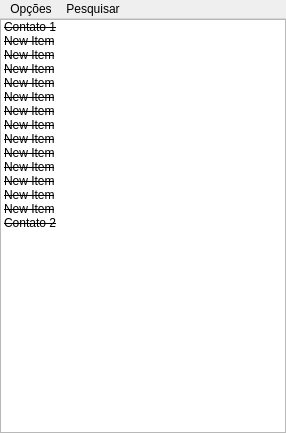
<?xml version="1.0" encoding="UTF-8"?>
<ui version="4.0">
 <class>Contatos</class>
 <widget class="QMainWindow" name="Contatos">
  <property name="windowModality">
   <enum>Qt::WindowModal</enum>
  </property>
  <property name="geometry">
   <rect>
    <x>0</x>
    <y>0</y>
    <width>286</width>
    <height>433</height>
   </rect>
  </property>
  <property name="windowTitle">
   <string>Contatos</string>
  </property>
  <widget class="QWidget" name="centralwidget">
   <layout class="QGridLayout" name="gridLayout">
    <property name="sizeConstraint">
     <enum>QLayout::SetMaximumSize</enum>
    </property>
    <property name="leftMargin">
     <number>0</number>
    </property>
    <property name="topMargin">
     <number>0</number>
    </property>
    <property name="rightMargin">
     <number>0</number>
    </property>
    <property name="bottomMargin">
     <number>0</number>
    </property>
    <item row="0" column="0">
     <widget class="QListWidget" name="listContatos">
      <property name="sizePolicy">
       <sizepolicy hsizetype="Expanding" vsizetype="Expanding">
        <horstretch>1</horstretch>
        <verstretch>1</verstretch>
       </sizepolicy>
      </property>
      <property name="contextMenuPolicy">
       <enum>Qt::CustomContextMenu</enum>
      </property>
      <property name="verticalScrollBarPolicy">
       <enum>Qt::ScrollBarAsNeeded</enum>
      </property>
      <property name="autoScroll">
       <bool>false</bool>
      </property>
      <property name="showDropIndicator" stdset="0">
       <bool>false</bool>
      </property>
      <property name="selectionBehavior">
       <enum>QAbstractItemView::SelectRows</enum>
      </property>
      <property name="verticalScrollMode">
       <enum>QAbstractItemView::ScrollPerPixel</enum>
      </property>
      <property name="resizeMode">
       <enum>QListView::Adjust</enum>
      </property>
      <property name="viewMode">
       <enum>QListView::ListMode</enum>
      </property>
      <property name="uniformItemSizes">
       <bool>true</bool>
      </property>
      <item>
       <property name="text">
        <string>Contato 1</string>
       </property>
       <property name="font">
        <font>
         <strikeout>true</strikeout>
        </font>
       </property>
      </item>
      <item>
       <property name="text">
        <string>New Item</string>
       </property>
       <property name="font">
        <font>
         <strikeout>true</strikeout>
        </font>
       </property>
      </item>
      <item>
       <property name="text">
        <string>New Item</string>
       </property>
       <property name="font">
        <font>
         <strikeout>true</strikeout>
        </font>
       </property>
      </item>
      <item>
       <property name="text">
        <string>New Item</string>
       </property>
       <property name="font">
        <font>
         <strikeout>true</strikeout>
        </font>
       </property>
      </item>
      <item>
       <property name="text">
        <string>New Item</string>
       </property>
       <property name="font">
        <font>
         <strikeout>true</strikeout>
        </font>
       </property>
      </item>
      <item>
       <property name="text">
        <string>New Item</string>
       </property>
       <property name="font">
        <font>
         <strikeout>true</strikeout>
        </font>
       </property>
      </item>
      <item>
       <property name="text">
        <string>New Item</string>
       </property>
       <property name="font">
        <font>
         <strikeout>true</strikeout>
        </font>
       </property>
      </item>
      <item>
       <property name="text">
        <string>New Item</string>
       </property>
       <property name="font">
        <font>
         <strikeout>true</strikeout>
        </font>
       </property>
      </item>
      <item>
       <property name="text">
        <string>New Item</string>
       </property>
       <property name="font">
        <font>
         <strikeout>true</strikeout>
        </font>
       </property>
      </item>
      <item>
       <property name="text">
        <string>New Item</string>
       </property>
       <property name="font">
        <font>
         <strikeout>true</strikeout>
        </font>
       </property>
      </item>
      <item>
       <property name="text">
        <string>New Item</string>
       </property>
       <property name="font">
        <font>
         <strikeout>true</strikeout>
        </font>
       </property>
      </item>
      <item>
       <property name="text">
        <string>New Item</string>
       </property>
       <property name="font">
        <font>
         <strikeout>true</strikeout>
        </font>
       </property>
      </item>
      <item>
       <property name="text">
        <string>New Item</string>
       </property>
       <property name="font">
        <font>
         <strikeout>true</strikeout>
        </font>
       </property>
      </item>
      <item>
       <property name="text">
        <string>New Item</string>
       </property>
       <property name="font">
        <font>
         <strikeout>true</strikeout>
        </font>
       </property>
      </item>
      <item>
       <property name="text">
        <string>Contato 2</string>
       </property>
       <property name="font">
        <font>
         <strikeout>true</strikeout>
        </font>
       </property>
      </item>
     </widget>
    </item>
   </layout>
  </widget>
  <widget class="QMenuBar" name="menubar">
   <property name="geometry">
    <rect>
     <x>0</x>
     <y>0</y>
     <width>286</width>
     <height>21</height>
    </rect>
   </property>
   <widget class="QMenu" name="menuOp_es">
    <property name="title">
     <string>Opções</string>
    </property>
   </widget>
   <widget class="QMenu" name="menuPesquisar">
    <property name="title">
     <string>Pesquisar</string>
    </property>
   </widget>
   <addaction name="menuOp_es"/>
   <addaction name="menuPesquisar"/>
  </widget>
  <action name="actionContatos">
   <property name="text">
    <string>Contatos</string>
   </property>
  </action>
  <action name="actionPesquisar">
   <property name="text">
    <string>Pesquisar</string>
   </property>
  </action>
 </widget>
 <resources/>
 <connections/>
</ui>
